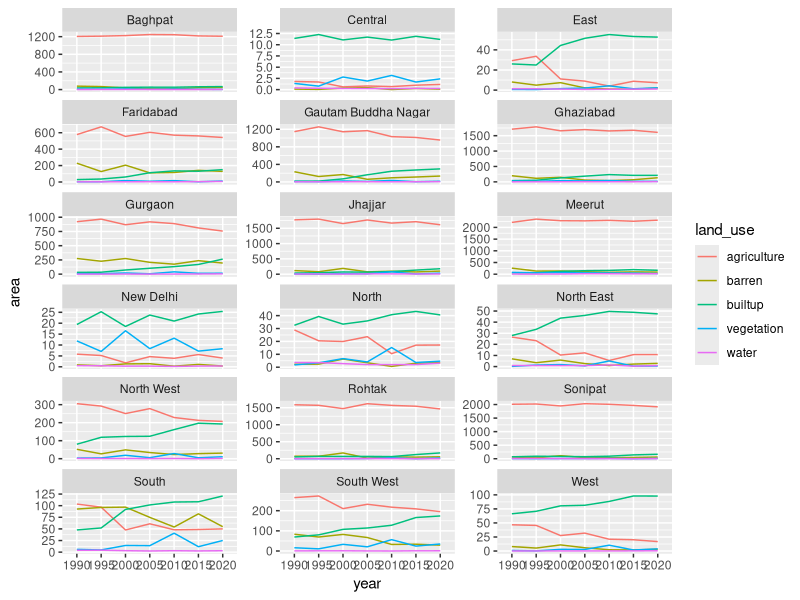
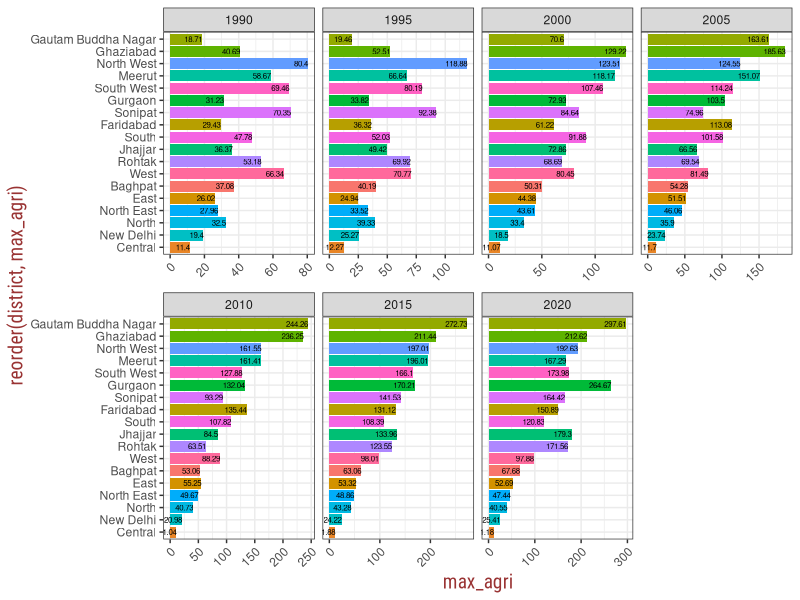
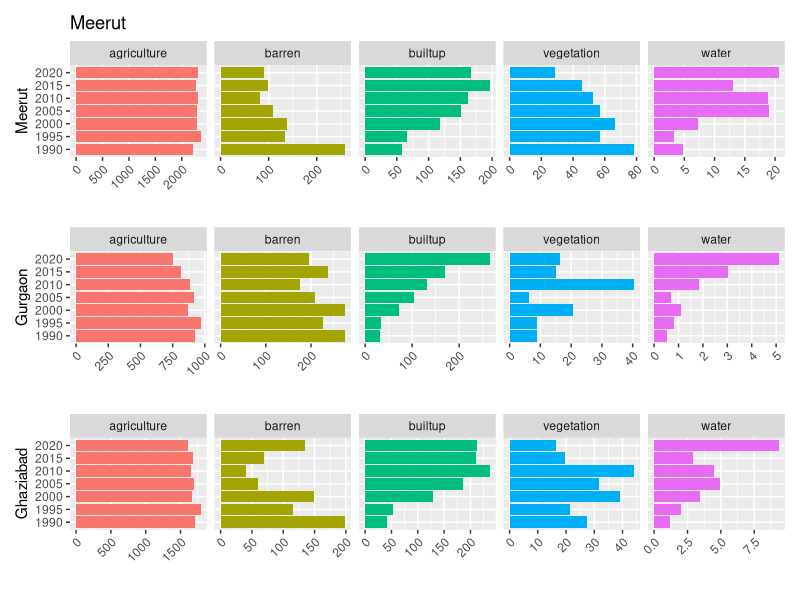
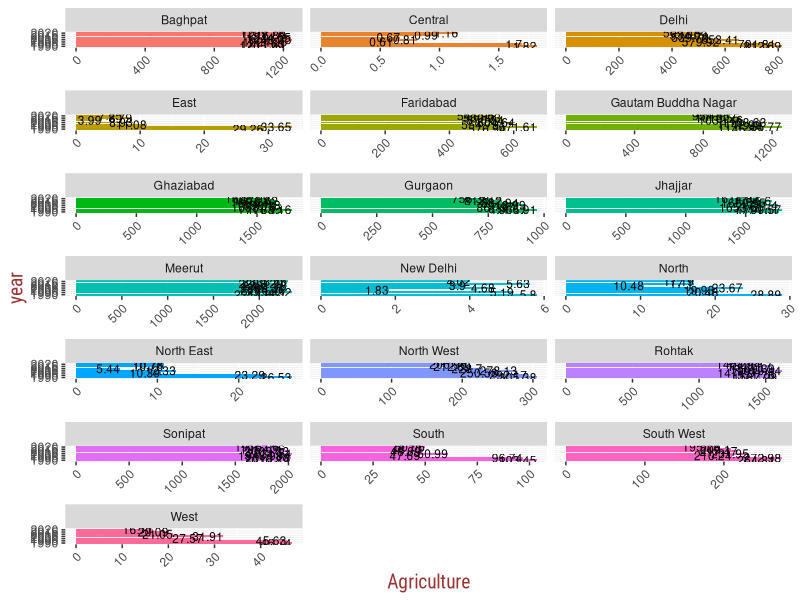
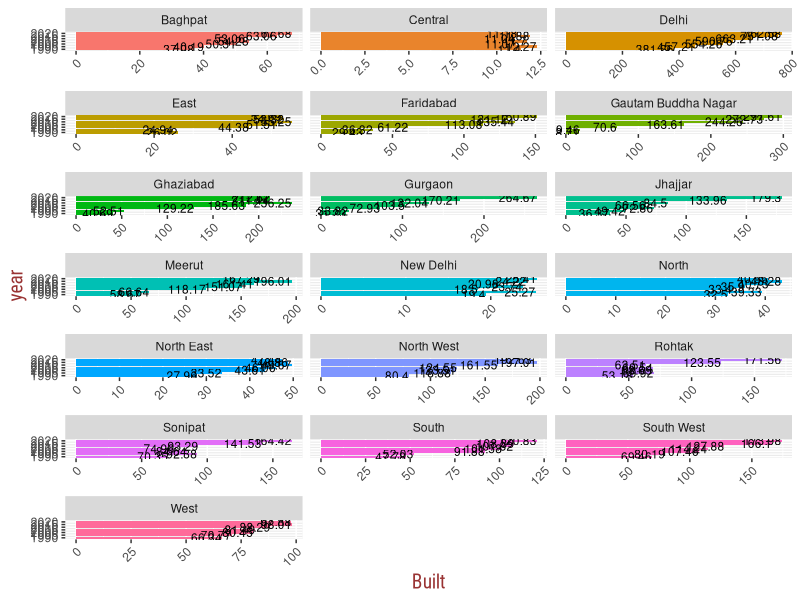
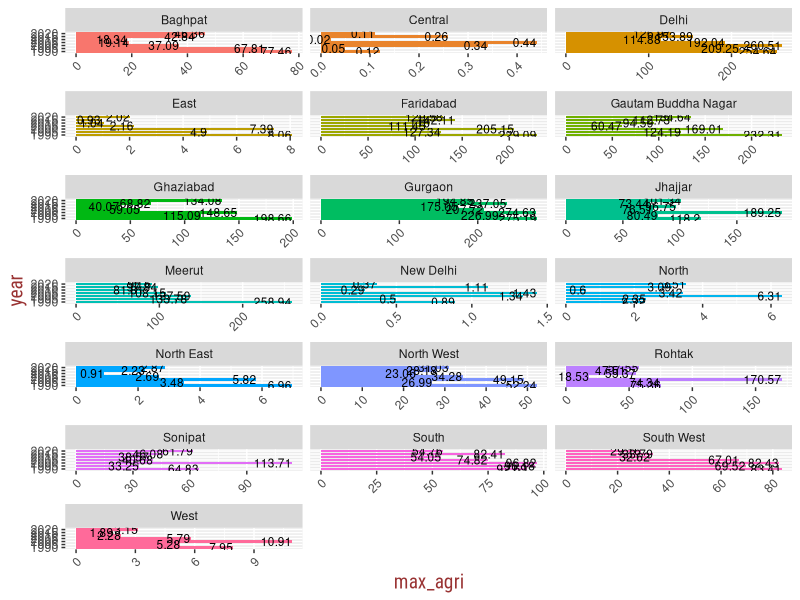

Recreate these plots in R, in order.
library(readr)
library(ggplot2)
library(tidyverse)
library(patchwork)


## 1.0 Data ----
lulc <- read_csv("master_all_districtwise.csv", )

## Converting the data to long format
lulc2 <- pivot_longer(lulc, 8:12, names_to = "land_use", values_to = "area")


## Converting non-numeric columns to factors
lulc2$year <- as.factor(as.character(lulc2$year))
lulc2$district <- as.factor(as.character(lulc2$district))
lulc2$state <- as.factor(as.character(lulc2$state))
lulc2$st_cen_code <- as.factor(as.character(lulc2$st_cen_code))
lulc2$dt_cen_code <- as.factor(as.character(lulc2$dt_cen_code))
lulc2$censuscode <- as.factor(as.character(lulc2$censuscode))


## Land use change of all the district year wise
lulc2 %>% filter(!lulc2$district == "Delhi") %>% 
ggplot(aes(x=year, y=area, group = land_use, color = land_use)) +
  geom_line() + facet_wrap(~district, scale = 'free_y', ncol = 3)

## Top districts with Agriculture
lulc2 %>% filter(land_use %in% c('builtup') & !lulc2$district == "Delhi") %>% group_by(year, district) %>% 
  dplyr::summarise(max_agri = max(area)) %>% arrange(desc(max_agri)) %>% 
  ggplot(aes(x = reorder(district, max_agri), y = max_agri, fill = district)) + geom_col() + 
  geom_text(aes(label = max_agri), size = 2, hjust = 1) +
  coord_flip() + facet_wrap(~year, scale = 'free_x', ncol = 4) + theme_bw() +
  theme(plot.title = element_text(size=20, family = "Roboto Condensed"),
        axis.title.x = element_text(color="#993333", size=14, family = "Roboto Condensed"),
        axis.title.y = element_text(color="#993333", size=14, family = "Roboto Condensed"),
        axis.text.x = element_text(angle=45, hjust = 1),
        legend.position = "none")


## Use it to calculate any landuse for any year by changing the values
sum(lulc2$area[lulc2$year == '1990' & lulc2$land_use == 'builtup' & lulc2$district != 'Delhi'], na.rm = T)



##
meerut <- lulc2 %>% filter(land_use %in% c('agriculture', 'builtup', 'barren', 'vegetation', 'water') & lulc2$district == "Meerut") %>% 
  group_by(year, district, land_use) %>% 
  dplyr::summarise(max_agri = max(area)) %>% 
  ggplot(aes(x = year, y = max_agri, fill = land_use)) + 
  geom_col() + ylab('') + xlab('Meerut') + ggtitle('Meerut') + coord_flip() +
  facet_wrap(~land_use, scale = 'free_x', ncol = 5) +
  theme(legend.position = 'none',
        axis.text.x = element_text(angle=45, hjust = 1))


gurgaon <- lulc2 %>% filter(land_use %in% c('agriculture', 'builtup', 'barren', 'vegetation', 'water') & lulc2$district == "Gurgaon") %>% 
  group_by(year, district, land_use) %>% 
  summarise(max_agri = max(area)) %>% 
  ggplot(aes(x = year, y = max_agri, fill = land_use)) + 
  geom_col() + ylab('')  + xlab('Gurgaon') + coord_flip() +
  facet_wrap(~land_use, scale = 'free_x', ncol = 5) + 
  theme(legend.position = 'none',
        axis.text.x = element_text(angle=45, hjust = 1))


ghaziabad <- lulc2 %>% filter(land_use %in% c('agriculture', 'builtup', 'barren', 'vegetation', 'water') & lulc2$district == "Ghaziabad") %>% 
  group_by(year, district, land_use) %>% 
  summarise(max_agri = max(area)) %>% 
  ggplot(aes(x = year, y = max_agri, fill = land_use)) + 
  geom_col() + ylab('') + xlab('Ghaziabad') + coord_flip() +
  facet_wrap(~land_use, scale = 'free_x', ncol = 5) +
  theme(legend.position = 'none',
        axis.text.x = element_text(angle=45, hjust = 1))




meerut/gurgaon/ghaziabad




lulc2 %>% filter(land_use %in% c('builtup') & lulc2$district == "Delhi") %>% group_by(year, district) %>% 
  summarise(max_agri = max(area))

## 2.0 Agriculture All Districts ----
lulc2 %>% filter(land_use %in% c('agriculture')) %>% group_by(year, district) %>% #& !lulc2$district == "Delhi")
  dplyr::summarise(max_agri = max(area)) %>% 
  ggplot(aes(x = year, y = max_agri, fill = district)) + geom_col() + 
  geom_text(aes(label = max_agri), size = 3, hjust = 1) + ylab('Agriculture') +
  coord_flip() + facet_wrap(~district, scale = 'free_x', ncol = 3) + 
  theme(plot.title = element_text(size=20, family = "Roboto Condensed"),
        axis.title.x = element_text(color="#993333", size=14, family = "Roboto Condensed"),
        axis.title.y = element_text(color="#993333", size=14, family = "Roboto Condensed"),
        axis.text.x = element_text(angle=45, hjust = 1),
        legend.position = "none")


## 3.0 Builtup All Districts ----
lulc2 %>% filter(land_use %in% c('builtup')) %>% group_by(year, district) %>% 
  dplyr::summarise(builtup = max(area)) %>% 
  ggplot(aes(x = year, y = builtup, fill = district)) + geom_col() + 
  geom_text(aes(label = builtup), size = 3, hjust = 1) + ylab('Built') +
  coord_flip() + facet_wrap(~district, scale = 'free_x', ncol = 3) + 
  theme(plot.title = element_text(size=20, family = "Roboto Condensed"),
        axis.title.x = element_text(color="#993333", size=14, family = "Roboto Condensed"),
        axis.title.y = element_text(color="#993333", size=14, family = "Roboto Condensed"),
        axis.text.x = element_text(angle=45, hjust = 1),
        legend.position = "none")



## 4.0 Barren All Districts ----
lulc2 %>% filter(land_use %in% c('barren')) %>% group_by(year, district) %>% #& !lulc2$district == "Delhi")
  summarise(max_agri = max(area)) %>% 
  ggplot(aes(x = year, y = max_agri, fill = district)) + geom_col() + 
  geom_text(aes(label = max_agri), size = 3, hjust = 1) +
  coord_flip() + facet_wrap(~district, scale = 'free_x', ncol = 3) + 
  theme(plot.title = element_text(size=20, family = "Roboto Condensed"),
        axis.title.x = element_text(color="#993333", size=14, family = "Roboto Condensed"),
        axis.title.y = element_text(color="#993333", size=14, family = "Roboto Condensed"),
        axis.text.x = element_text(angle=45, hjust = 1),
        legend.position = "none")













                                              